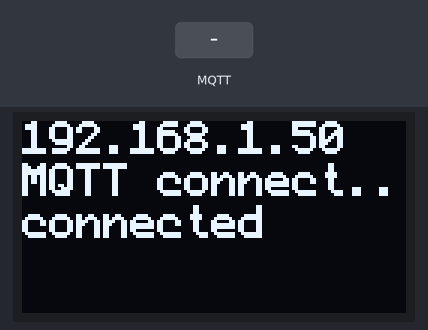
Bench run of a sketch on a simulated ESP32. Parts: 128×64 one-colour display. Inputs (shaded band) come from the test bench. WiFi joins after 1.5 s; servers stay silent unless stated; no MQTT or app messages arrive unless stated; what the sketch prints to the serial monitor is not drawn.

Above: at 1.9 s.
3.0 s: MQTT message "emon/emonpi/power1" arrives on the first subscribed topic
At 3.8 s:
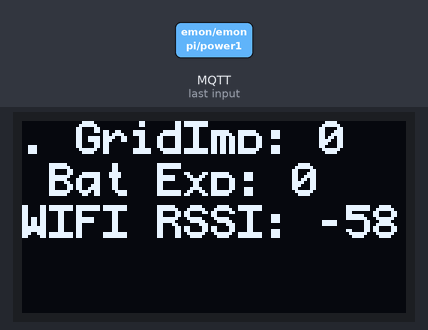
At 4.5 s:
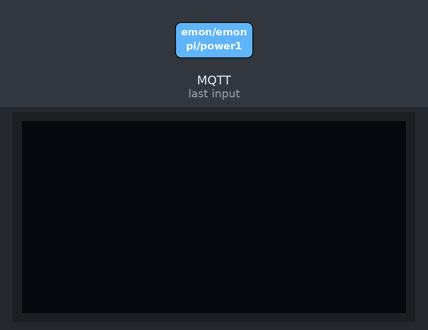
Timing chart, 0 to 6.0 s (numbered marks = the images above; inputs shaded):
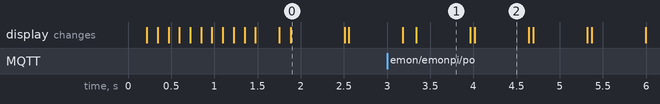

Measured:
- what the display in image 0 shows lasts 0.6 s, from 1.9 s to 2.5 s

The sketch:

output_control_MQTT_Soyosource_wifikit32.ino
```cpp
// Program to connect to soyosource grid tie inverter RS485 limiter connection and provide it with a demand signal based on
// grid import readings from emonpi published on MQTT. This replaces the current sensing limiter device provided with the inverter and duplicates its RS485 output signal.

// Features:
// - Will send a demand signal to Inverter that attempts to keep electricity imported from Grid at 0 + importbuffer
// - Integration with emonpi via the MQTT communication protocol. Code could be modified to support other sources of grid import power measurement, either via MQTT or direct connection of current sensor to microcontroller.
// - Performs connectivity check with MQTT broker and handles lost connectivity with MQTT, will attempt to reconnect and will default the Inverter to zero output.
// - Performs connectivity check of WiFi and will initiate reconnect if disconnected.
// - Uses ESP32 watchdog timer to reset microcontroller if no MQTT packet recieved for 20 seconds. (this provides some tollerance of bad power supply issues to ESP32)
// - Supports output of status messages via an OLED display screen

// Excluded functionality:
// - Does not implement any "safety" features, relies on inverter to implement low input voltage shutdown and have an appropriate power limit set (this is the normal operating mode for the Inverter and how it is designed to behave).
// - Does not have input bounds checking, will respond to any integer value passed on the subscribed MQTT topic.
// - Does not implement any ramp function for large changes in demand signal, this is not required as the inverter implements its own smoothing algorithm (this is the normal operating mode for the Inverter and how it is designed to behave).
// - Does not have a setting for multiple inverters on same RS485 bus, this can be implemented by modifying code to divide the demand signal by the number of inverters. Without this modification I think this code would follow grid demand but with more oscillation. I do not have multiple inverters so am unable to develop and test this functionality.
// - Older firmware versions of this Inverter output a periodic status message, this program ignores that message. The inverter I have does not output the message so I am unable to test this functionality.

// Future planned functionality:
// - Publishing of status messages to MQTT (including heartbeat message for this program)
// - Temperature monitoring via Dallas 1 wire sensor
// - Inverter Current and voltage monitoring using analog inputs of microcontroller.
// - Logic to interpret these monitoring inputs and publish a request message on MQTT (which will be acted upon by other system components also subscribed to that topic):
//    + Request battery charger switch on if export to grid detected (for use with co-located grid tie solar installation)
//    + Request battery charger switch off/inhibit if battery temperature too low (below 2c).
//    + Request battery charger switch on if ambient temperature is low to heat the batteries by charging them and maintain their temperature above 5c
//    + Request Charger or inverter early switch off to keep battery SOC in a particular range to prolong battery cycle life (e.g. 20-80%) - not to be used as a safety feature, inverter and charger hardware must self terminate before 0% or 100% is reached.
//    + Computation of power into or out of batteries (based on current and voltage sensor).
//    + Estimation of battery state of charge (either by requesting inverter or charger shutdown to take an off-load voltage reading, or including estimate of voltage sag based on load to take an on-load reading).


// Hardware:
// Runs on Heltec WiFi Kit 32 ESP32 based microcontroller board (and clone boards of same spec) to also use built in OLED screen
// Should work (but not tested) on other ESP32 and ESP8266 microcontrollers or other Arduino IDE compatible boards with network connectivity
// Requires an RS485 to Serial TTL converter board. Any chipset should work as the serial baud rate is very low, make sure voltages match
// your microcontroller (e.g. 3.3v input to ESP32). Do not cross over any of the serial connections.

// Connections:
// ESP32 RX --> RS485 converter RX
// ESP32 TX --> RS485 converter TX
// Inverter RS485 A+  --> RS485 converter A+
// Inverter RS485 B-  --> RS485 converter B-

// sources used:
//  https://randomnerdtutorials.com/esp32-mqtt-publish-subscribe-arduino-ide/  -Tutorial for using MQTT on ESP microcontrolers, parts of tutorial code modified and used here
//  https://pubsubclient.knolleary.net/api  -Docs for the MQTT library used here
//  https://github.com/drcross/virtualmeter   - Python script to communicate with inverter, basic structure and parts of code converted to Arduino C and used here
//  https://secondlifestorage.com/index.php?threads/limiter-inverter-with-rs485-load-setting.7631/   - Details of RS485 packet structure and a lot of information on using the Inverter via RS485


#include <U8g2lib.h>
#include <WiFi.h>
#include <PubSubClient.h>
#include <esp_task_wdt.h>


//--Configuration variables---
#define WDT_TIMEOUT 20 //if no MQTT message is received within this many seconds trigger a hardware reboot via watchdog timer. This needs to be long enough to enable the ESP to connect to wifi and MQTT and receive first message when first booting
const char* ssid = "SSID";
const char* password = "PASSWORD";
String hostname = "HouseBattery Controller"; //hostname (will appear in wifi router connected devices list etc)
const char* mqtt_server = "192.168.1.103";
//const char* mqtt_username = "emonpi";  //note: emonpi will allow connections with this default account but tends to drop connection regularly, for best performance create a new user account on mosquitto just for this device.
//const char* mqtt_password = "emonpimqtt2016";
const char* mqtt_username = "housebattery";
const char* mqtt_password = "mqttsecret";
int maxOutput = 500; //edit this to limit TOTAL power output in watts (not individual unit output)
int importbuffer = 120; // Current clamp sensors have poor accuracy at low load, a buffer ensures some current flow in the import direction to ensure no exporting. Adjust according to accuracy of meter.
int maxchargerpower = 580; //how much excess export to allow before engaging charger (e.g. if capturing solar export to charge a battery)

//--OLED variables
U8G2_SSD1306_128X64_NONAME_F_SW_I2C u8g2(U8G2_R0, /* clock=*/ 15, /* data=*/ 4, /* reset=*/ 16);
U8G2LOG u8g2log;
// define width 16 and height 4 - dependant on font size
#define U8LOG_WIDTH 16
#define U8LOG_HEIGHT 4
// allocate memory
uint8_t u8log_buffer[U8LOG_WIDTH*U8LOG_HEIGHT];

// -- Serial data --
byte byte0 = 36;
byte byte1 = 86;
byte byte2 = 0;
byte byte3 = 33;
byte byte4 = 0; //(2 byte watts as short integer xaxb)
byte byte5 = 0; //(2 byte watts as short integer xaxb)
byte byte6 = 128;
byte byte7 = 8; // checksum
byte serialpacket[8];
int importingnow = 0; //amount of electricity being imported from grid
int demand = 0; //current power inverter should deliver (default to zero)

// -- Connectivity setup
WiFiClient espClient;
PubSubClient client(espClient);
long lastMsg = 0;
char msg[50];
int value = 0;

void setup() {
    //-- Start watchdog timer, note first MQTT message must be received within WDT_TIMEOUT seconds from this point
    esp_task_wdt_init(WDT_TIMEOUT, true); //enable panic so ESP32 restarts
    esp_task_wdt_add(NULL); //add current thread to WDT watch

    // -- Setup OLED screen
    u8g2.begin();
    u8g2.setFont(u8g2_font_profont17_mf);  // set the font for the terminal window
    u8g2log.begin(u8g2, U8LOG_WIDTH, U8LOG_HEIGHT, u8log_buffer); // connect to u8g2, assign buffer
    u8g2log.setLineHeightOffset(0); // set extra space between lines in pixel, this can be negative
    u8g2log.setRedrawMode(0);   // 0: Update screen with newline, 1: Update screen for every char

    // -- Setup serial communication with inverter (uses Serial 1 which is also used by USB port and is the marked RX/TX connections on the board
    Serial.begin(4800);
    u8g2log.print("Serial started");
    u8g2log.print("\n");

    serialpacket[0]=byte0;
    serialpacket[1]=byte1;
    serialpacket[2]=byte2;
    serialpacket[3]=byte3;
    serialpacket[4]=byte4;
    serialpacket[5]=byte5;
    serialpacket[6]=byte6;
    serialpacket[7]=byte7;

    // -- Setup connectivity
    setup_wifi();
    client.setServer(mqtt_server, 1883);
    client.setCallback(callback);

}

void setup_wifi() {
  delay(10);
  // We start by connecting to a WiFi network
  u8g2log.print("Connecting to ");
  u8g2log.print(ssid);
  u8g2log.print("\n");
  WiFi.config(INADDR_NONE, INADDR_NONE, INADDR_NONE, INADDR_NONE);
  WiFi.setHostname(hostname.c_str()); //define hostname
  WiFi.begin(ssid, password);

  while (WiFi.status() != WL_CONNECTED) {
    delay(100);
    u8g2log.print("Wifi wait \\");
    u8g2log.print("\n");
    delay(100);
    u8g2log.print("Wifi wait |");
    u8g2log.print("\n");
    delay(100);
    u8g2log.print("Wifi wait /");
    u8g2log.print("\n");
    delay(100);
    u8g2log.print("Wifi wait -");
    u8g2log.print("\n");
  }
  u8g2log.println("WiFi connected");
  u8g2log.print("\n");
  u8g2log.print("IP address: ");
  u8g2log.print("\n");
  u8g2log.print(WiFi.localIP());
  u8g2log.print("\n");
}

void reconnect() {
  // Loop until we're reconnected to MQTT
  while (!client.connected()) {
    u8g2log.print("MQTT connect...");
    u8g2log.print("\n");
    //no MQTT connection so set inverter output to zero.
    serialpacket[4]=0;
    serialpacket[5]=0;
    serialpacket[6]=128;
    demand = 0;
    importingnow = 0;
    // Attempt to connect
    if (client.connect("BatteryInverter",mqtt_username, mqtt_password)) {
      u8g2log.println("connected");
      u8g2log.print("\n");
      // Subscribe
      client.subscribe("emon/emonpi/power1");
    } else {
      u8g2log.print("failed, rc=");
      u8g2log.print("\n");
      u8g2log.print(client.state());
      u8g2log.print("\n");
      delay(5000);
    }
  }
}

void callback(char* topic, byte* message, unsigned int length) {
  // -- mqtt callback function
  //  u8g2log.print("MQTT MSG: ");
  //  u8g2log.print(topic);
  //  u8g2log.print(". Message: ");
  String messageTemp;

  for (int i = 0; i < length; i++) {
    messageTemp += (char)message[i];
  }

   if (String(topic) == "emon/emonpi/power1") {
    importingnow = messageTemp.toInt();

    // -- Compute demand signal --
    importingnow = importingnow-importbuffer; //target grid demand minus buffer
    demand = demand + importingnow; //add grid import to current demand, expects that grid import will be negative if exporting
    if (demand >= maxOutput){
        demand = maxOutput;} //cap at maxOutput - if the inverter is off or not keeping up with demand then the demand value would get very large if not capped
    else if (demand <= 0){ // if demand is negative reset to zero (control of a charger can be added here)
        demand = 0;}
    importingnow = importingnow+importbuffer; //remove change to actual import value

    // -- Compute serial packet to inverter (just the 3 bytes that change) --
    byte4 = int(demand/256); // (2 byte watts as short integer xaxb)
    if (byte4 < 0 or byte4 > 256){
        byte4 = 0;}
    byte5 = int(demand)-(byte4 * 256); // (2 byte watts as short integer xaxb)
    if (byte5 < 0 or byte5 > 256) {
        byte5 = 0;}
    byte7 = (264 - byte4 - byte5); //checksum calculation
    if (byte7 > 256){
        byte7 = 8;}

    serialpacket[4]=byte4;
    serialpacket[5]=byte5;
    serialpacket[7]=byte7;
    Serial.write(serialpacket,8);

    // -- Reset Hardware Watchdog Timer
    esp_task_wdt_reset();

    // -- update OLED with inverter request --
    u8g2log.print(" GridImp: ");
    u8g2log.print(importingnow);
    u8g2log.print("\n");
    u8g2log.print(" Bat Exp: ");
    u8g2log.print(demand);
    u8g2log.print("\n");
    u8g2log.print("WIFI RSSI: ");
    u8g2log.print(WiFi.RSSI());
    u8g2log.print("\n");
    u8g2log.print("\n");
   }

  // -- Process other command messages (must be subscribed to the topic in MQTT setup function)
  // If a message is received on the topic esp32/output, you check if the message is either "on" or "off".
  // Changes the output state according to the message
  if (String(topic) == "esp32/output") {
    if(messageTemp == "on"){

    }
    else if(messageTemp == "off"){

    }
  }
}

void loop() {
  // -- check to see if wifi still connected reconnect if not
  if (WiFi.status() != WL_CONNECTED) {
    u8g2log.print("Wifi ERROR");
    u8g2log.print("\n");
    WiFi.disconnect();
    WiFi.reconnect();

    while (WiFi.status() != WL_CONNECTED) {
      delay(200);
      u8g2log.print("Wifi reconnect...");
      u8g2log.print("\n");
    }
  }

  // -- check to see if MQTT still connected reconnect if not
  if (!client.connected()) {
    reconnect();
  }
  // -- check to see if MQTT message received (or queued to send)
  // -- Callback function will run at this point
  client.loop();

  // inverter requires a regular message over serial or it will default to zero output (lost link)
  // MQTT updates (and therefore callback) may have an interval longer than this lost link interval,
  // so regularly repeat the last computed packet to the inverter even though it hasn't changed
  // on startup this will output a request for zero power (serialpacket initialised in void setup()), serialpacket is then updated by the MQTT callback
  // If MQTT link lost after startup the reconnect function also sets the serialpacket to zero power to ensure zero power until next MQTT message received.
  // whilst MQTT is reconnecting program execution will stay in the reconnect function so no serial data will be transmitted and inverter will set itself to zero (lost link)
    Serial.write(serialpacket,8);
    delay(600); //wait half a second so as not to overload the inverter with updates - change this to use an if millis statement so it is not blocking execution for half a second
    u8g2log.print("\n"); //clear off the OLED display after half a second to reduce screen burn in
    u8g2log.print("\n");
    u8g2log.print("\n");
    u8g2log.print(".");
}
```
